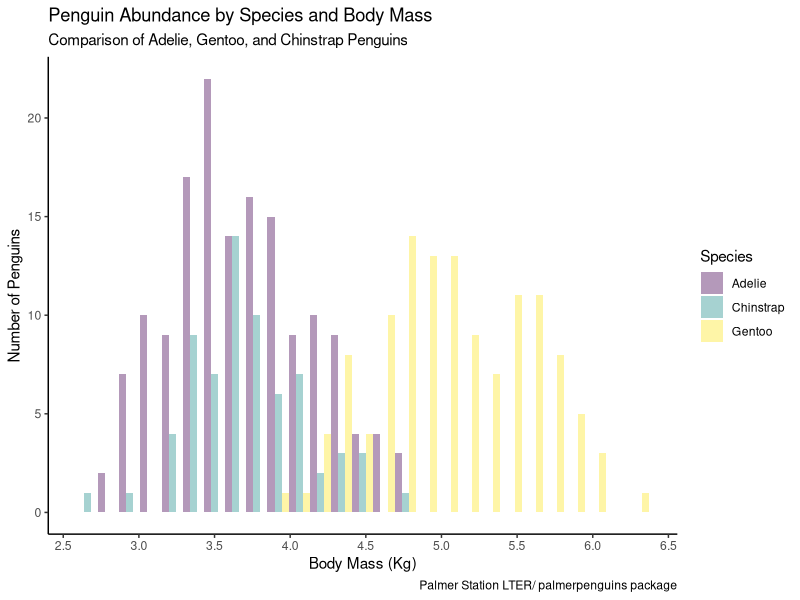
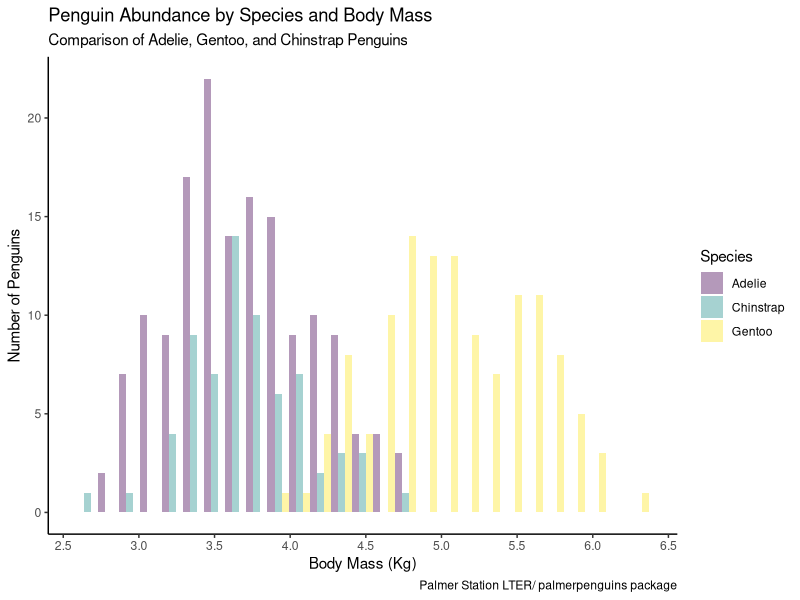

Recreate these plots in R, in order.
###This is the script for the ggplot 1 assignment###
###Created by Nick Mattson###
###Script created on 9-14-2026###
########################################################

###Load Libraries###
library(here)
library(palmerpenguins)
library(tidyverse)
glimpse(penguins)

###Data Structure###
head(penguins)

###ggplot visual###
ggplot(data=penguins,
       mapping = aes(x = body_mass_g,
                     fill = species))+
  geom_histogram(binwidth = 140, alpha = 0.4, position = "dodge")+
  theme_classic()+
  labs(title = "Penguin Abundance by Species and Body Mass",
       subtitle = "Comparison of Adelie, Gentoo, and Chinstrap Penguins",
       x = "Body Mass (Kg)", y = "Number of Penguins",
       fill = "Species",
       caption = "Palmer Station LTER/ palmerpenguins package")+
  scale_fill_viridis_d()+
  scale_x_continuous(breaks = c(2500,3000,3500,4000,4500,5000,5500,6000,6500),
                     labels = c("2.5","3.0","3.5","4.0","4.5","5.0","5.5","6.0","6.5"))

###save plot as image file###
ggsave(here("Week_03","Outputs","Penguins_Histogram.png"))
